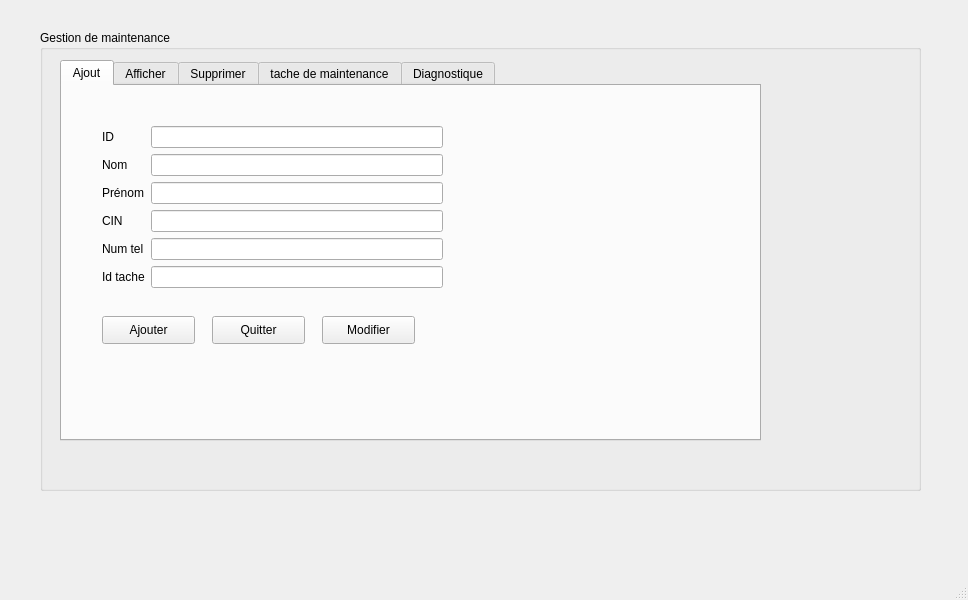
<?xml version="1.0" encoding="UTF-8"?>
<ui version="4.0">
 <class>MainWindow</class>
 <widget class="QMainWindow" name="MainWindow">
  <property name="geometry">
   <rect>
    <x>0</x>
    <y>0</y>
    <width>968</width>
    <height>600</height>
   </rect>
  </property>
  <property name="windowTitle">
   <string>MainWindow</string>
  </property>
  <widget class="QWidget" name="centralwidget">
   <widget class="QGroupBox" name="groupBox">
    <property name="geometry">
     <rect>
      <x>40</x>
      <y>30</y>
      <width>881</width>
      <height>461</height>
     </rect>
    </property>
    <property name="title">
     <string>Gestion de maintenance</string>
    </property>
    <widget class="QTabWidget" name="tabWidget">
     <property name="geometry">
      <rect>
       <x>20</x>
       <y>30</y>
       <width>701</width>
       <height>381</height>
      </rect>
     </property>
     <property name="currentIndex">
      <number>0</number>
     </property>
     <widget class="QWidget" name="tab">
      <attribute name="title">
       <string>Ajout</string>
      </attribute>
      <widget class="QWidget" name="formLayoutWidget">
       <property name="geometry">
        <rect>
         <x>40</x>
         <y>40</y>
         <width>341</width>
         <height>181</height>
        </rect>
       </property>
       <layout class="QFormLayout" name="formLayout">
        <item row="0" column="0">
         <widget class="QLabel" name="label">
          <property name="text">
           <string>ID</string>
          </property>
         </widget>
        </item>
        <item row="1" column="0">
         <widget class="QLabel" name="label_2">
          <property name="text">
           <string>Nom</string>
          </property>
         </widget>
        </item>
        <item row="2" column="0">
         <widget class="QLabel" name="label_3">
          <property name="text">
           <string>Prénom</string>
          </property>
         </widget>
        </item>
        <item row="3" column="0">
         <widget class="QLabel" name="label_4">
          <property name="text">
           <string>CIN</string>
          </property>
         </widget>
        </item>
        <item row="4" column="0">
         <widget class="QLabel" name="label_5">
          <property name="text">
           <string>Num tel</string>
          </property>
         </widget>
        </item>
        <item row="0" column="1">
         <widget class="QLineEdit" name="lineEdit_idT"/>
        </item>
        <item row="1" column="1">
         <widget class="QLineEdit" name="lineEdit_nomT"/>
        </item>
        <item row="2" column="1">
         <widget class="QLineEdit" name="lineEdit_prenomT"/>
        </item>
        <item row="3" column="1">
         <widget class="QLineEdit" name="lineEdit_cinT"/>
        </item>
        <item row="4" column="1">
         <widget class="QLineEdit" name="lineEdit_numT"/>
        </item>
        <item row="5" column="0">
         <widget class="QLabel" name="label_13">
          <property name="text">
           <string>Id tache</string>
          </property>
         </widget>
        </item>
        <item row="5" column="1">
         <widget class="QLineEdit" name="lineEdit_idtacheT"/>
        </item>
       </layout>
      </widget>
      <widget class="QPushButton" name="pushButton">
       <property name="geometry">
        <rect>
         <x>40</x>
         <y>230</y>
         <width>93</width>
         <height>28</height>
        </rect>
       </property>
       <property name="text">
        <string>Ajouter</string>
       </property>
      </widget>
      <widget class="QPushButton" name="pushButton_2">
       <property name="geometry">
        <rect>
         <x>150</x>
         <y>230</y>
         <width>93</width>
         <height>28</height>
        </rect>
       </property>
       <property name="text">
        <string>Quitter</string>
       </property>
      </widget>
      <widget class="QPushButton" name="pushButton_Modifier">
       <property name="geometry">
        <rect>
         <x>260</x>
         <y>230</y>
         <width>93</width>
         <height>28</height>
        </rect>
       </property>
       <property name="text">
        <string>Modifier</string>
       </property>
      </widget>
     </widget>
     <widget class="QWidget" name="tab_3">
      <attribute name="title">
       <string>Afficher</string>
      </attribute>
      <widget class="QTableView" name="tableView">
       <property name="geometry">
        <rect>
         <x>0</x>
         <y>10</y>
         <width>691</width>
         <height>301</height>
        </rect>
       </property>
      </widget>
     </widget>
     <widget class="QWidget" name="tab_6">
      <attribute name="title">
       <string>Supprimer</string>
      </attribute>
      <widget class="QGroupBox" name="groupBox_3">
       <property name="geometry">
        <rect>
         <x>29</x>
         <y>39</y>
         <width>491</width>
         <height>291</height>
        </rect>
       </property>
       <property name="title">
        <string>supprimer technicien</string>
       </property>
       <widget class="QWidget" name="formLayoutWidget_5">
        <property name="geometry">
         <rect>
          <x>40</x>
          <y>40</y>
          <width>291</width>
          <height>41</height>
         </rect>
        </property>
        <layout class="QFormLayout" name="formLayout_5">
         <item row="0" column="0">
          <widget class="QLabel" name="label_15">
           <property name="text">
            <string>Id                             </string>
           </property>
          </widget>
         </item>
         <item row="0" column="1">
          <widget class="QLineEdit" name="lineEdit_supp"/>
         </item>
        </layout>
       </widget>
       <widget class="QPushButton" name="pushButton_9">
        <property name="geometry">
         <rect>
          <x>40</x>
          <y>120</y>
          <width>93</width>
          <height>28</height>
         </rect>
        </property>
        <property name="text">
         <string>Supprimer</string>
        </property>
       </widget>
       <widget class="QPushButton" name="pushButton_10">
        <property name="geometry">
         <rect>
          <x>150</x>
          <y>120</y>
          <width>91</width>
          <height>28</height>
         </rect>
        </property>
        <property name="text">
         <string>Quitter</string>
        </property>
       </widget>
      </widget>
     </widget>
     <widget class="QWidget" name="tab_4">
      <attribute name="title">
       <string>tache de maintenance</string>
      </attribute>
      <widget class="QTableView" name="tableView_2">
       <property name="geometry">
        <rect>
         <x>10</x>
         <y>10</y>
         <width>541</width>
         <height>192</height>
        </rect>
       </property>
      </widget>
      <widget class="QWidget" name="formLayoutWidget_3">
       <property name="geometry">
        <rect>
         <x>40</x>
         <y>220</y>
         <width>361</width>
         <height>101</height>
        </rect>
       </property>
       <layout class="QFormLayout" name="formLayout_3">
        <item row="0" column="0">
         <widget class="QLabel" name="label_11">
          <property name="text">
           <string>Id tache</string>
          </property>
         </widget>
        </item>
        <item row="0" column="1">
         <widget class="QLineEdit" name="lineEdit_11"/>
        </item>
        <item row="1" column="0">
         <widget class="QRadioButton" name="radioButton">
          <property name="text">
           <string>traitée</string>
          </property>
         </widget>
        </item>
        <item row="1" column="1">
         <widget class="QRadioButton" name="radioButton_2">
          <property name="text">
           <string>en cours</string>
          </property>
         </widget>
        </item>
        <item row="2" column="0">
         <widget class="QPushButton" name="pushButton_5">
          <property name="text">
           <string>Valider</string>
          </property>
         </widget>
        </item>
        <item row="2" column="1">
         <widget class="QPushButton" name="pushButton_6">
          <property name="text">
           <string>Quitter</string>
          </property>
         </widget>
        </item>
       </layout>
      </widget>
     </widget>
     <widget class="QWidget" name="tab_5">
      <attribute name="title">
       <string>Diagnostique</string>
      </attribute>
      <widget class="QGroupBox" name="groupBox_2">
       <property name="geometry">
        <rect>
         <x>10</x>
         <y>30</y>
         <width>571</width>
         <height>271</height>
        </rect>
       </property>
       <property name="title">
        <string>Materiels en panne</string>
       </property>
       <widget class="QWidget" name="formLayoutWidget_4">
        <property name="geometry">
         <rect>
          <x>40</x>
          <y>40</y>
          <width>211</width>
          <height>80</height>
         </rect>
        </property>
        <layout class="QFormLayout" name="formLayout_4">
         <item row="0" column="0">
          <widget class="QLabel" name="label_12">
           <property name="text">
            <string>Id materiel</string>
           </property>
          </widget>
         </item>
         <item row="0" column="1">
          <widget class="QLineEdit" name="lineEdit_12"/>
         </item>
         <item row="1" column="1">
          <widget class="QComboBox" name="comboBox">
           <item>
            <property name="text">
             <string>Intervention</string>
            </property>
           </item>
           <item>
            <property name="text">
             <string>Echange </string>
            </property>
           </item>
           <item>
            <property name="text">
             <string>Réparation</string>
            </property>
           </item>
          </widget>
         </item>
        </layout>
       </widget>
       <widget class="QPushButton" name="pushButton_7">
        <property name="geometry">
         <rect>
          <x>290</x>
          <y>50</y>
          <width>93</width>
          <height>28</height>
         </rect>
        </property>
        <property name="text">
         <string>Valider</string>
        </property>
       </widget>
       <widget class="QPushButton" name="pushButton_8">
        <property name="geometry">
         <rect>
          <x>290</x>
          <y>90</y>
          <width>93</width>
          <height>28</height>
         </rect>
        </property>
        <property name="text">
         <string>Quitter</string>
        </property>
       </widget>
      </widget>
     </widget>
    </widget>
   </widget>
  </widget>
  <widget class="QMenuBar" name="menubar">
   <property name="geometry">
    <rect>
     <x>0</x>
     <y>0</y>
     <width>968</width>
     <height>26</height>
    </rect>
   </property>
  </widget>
  <widget class="QStatusBar" name="statusbar"/>
 </widget>
 <resources/>
 <connections/>
</ui>
